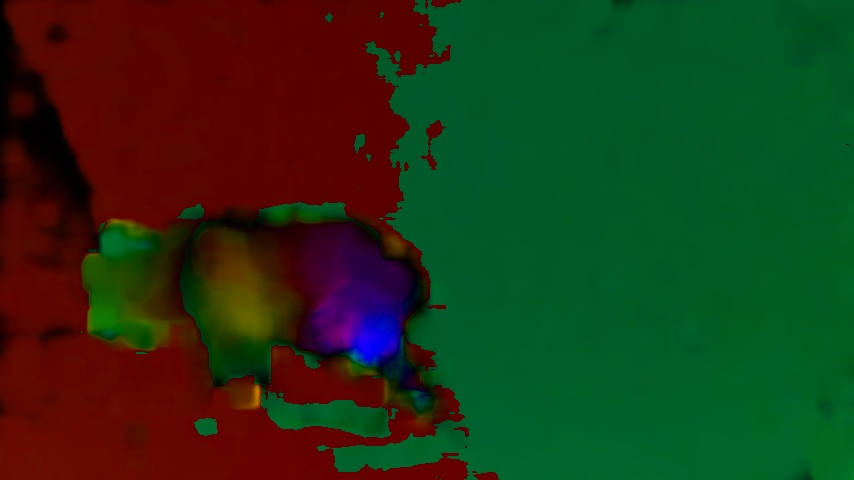
#> input picture Images/bear_00005.jpg, 854 x 480 px, given as the content of the folder ../DAVIS/JPEGImages/480p/kite-walk/, which was not available
$ python littleTest.py
#> lines starting #> are read from the running program, lines starting #| are printed output that depends on the picture


import cv2 as cv
import numpy as np
import argparse
import os

# params for ShiTomasi corner detection

K = 300
maxCorners = max([K, 1]);
qualityLevel = 0.1
minDistance = 25
blockSize = 3
gradientSize = 3
useHarrisDetector = False
k = 0.04

feature_params = dict( maxCorners = maxCorners,
                       qualityLevel = qualityLevel,
                       minDistance = minDistance,
                       blockSize = blockSize,
                       gradientSize=gradientSize,
                       useHarrisDetector=useHarrisDetector,
                       k=k)

# Parameters for lucas kanade optical flow
lk_params = dict( winSize  = (15,15),
                  maxLevel = 2,
                  criteria = (cv.TERM_CRITERIA_EPS | cv.TERM_CRITERIA_COUNT, 10, 0.03))

# Create some random colors
color = np.random.randint(0,255,(100,3))


# Take first frame and find corners in it
PATH = "../DAVIS/JPEGImages/480p/kite-walk/"

elements = os.listdir(PATH)

# sort frames
elements=sorted(elements)


# ret, old_frame = cap.read()
old_frame=cv.imread(PATH+elements[0])
#> old_frame is the input picture: shape (480, 854, 3); mean B, G, R 23.3, 54.1, 35
old_gray = cv.cvtColor(old_frame, cv.COLOR_BGR2GRAY)
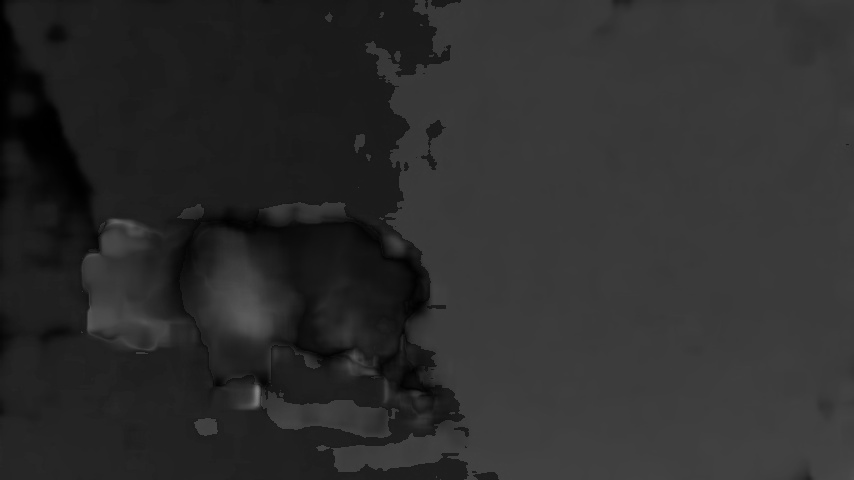
#> old_gray: shape (480, 854); min 0, max 134, mean 44.8

kernel = np.ones((3, 3), np.float32) / 9

# old_gray = cv.filter2D(old_gray, -1, kernel)

# Create a mask image for drawing purposes
# mask = np.zeros_like(old_frame)

bckrmv1 = cv.createBackgroundSubtractorKNN()
bckrmv2 = cv.createBackgroundSubtractorMOG2()

for i, names in enumerate(elements):

    if i==0:
        continue

    # old_gray = cv.filter2D(old_gray, -1, kernel)
    p0 = cv.goodFeaturesToTrack(old_gray, mask = None, **feature_params)

    # ret,frame = cap.read()
    frame=cv.imread(PATH+names)
    frame_gray = cv.cvtColor(frame, cv.COLOR_BGR2GRAY)


    # calculate optical flow

    p1, st, err = cv.calcOpticalFlowPyrLK(old_gray, frame_gray, p0, None, **lk_params)
    # Select good points
    good_new = p1[st==1]
    good_old = p0[st==1]
    H,_=cv.findHomography(good_old,good_new,cv.RANSAC)
    # print(H)
    height, width, channels = frame.shape
    img_est = cv.warpPerspective(old_gray,H,(width,height))
    img=cv.absdiff(frame_gray,img_est)
    # H = cv::findHomography( corners_prev, corners, cv::RANSAC );

    """
    # draw the tracks
    for i,(new,old) in enumerate(zip(good_new, good_old)):
        a,b = new.ravel()
        c,d = old.ravel()
        mask = cv.line(mask, (a,b),(c,d), color[i].tolist(), 2)
        frame = cv.circle(frame,(a,b),5,color[i].tolist(),-1)
    img = cv.add(frame,mask)
    """

    kernel_a = np.ones((3,3))
    kernel_b = np.ones((5,5))

    # img = np.ones((img.shape))*(img > 10)
    img = cv.dilate(img, kernel_a, iterations=2)
    #
    # cv.imshow('frameb', img)
    #
    img = cv.erode(img, kernel_b, iterations=2)
    img = cv.dilate(img, kernel_a, iterations=2)

    # [7 lines of commented-out code are left out]

    cv.imshow('frame',img)
    # img=cv.medianBlur(img,3)
    # img = cv.edgePreservingFilter(img)*3

    fgMask = bckrmv1.apply(frame)
    fgMask = cv.bitwise_and(frame,frame,mask = fgMask)
    img=np.ones((img.shape),dtype=np.uint8)*(img>20)
    fgMask = cv.bitwise_and(fgMask,fgMask,mask = img )


    # [10 lines of commented-out code are left out]
    cv.imshow('frame2',fgMask)
    k = cv.waitKey() & 0xff
    if k == 27:
         break

    # Now update the previous frame and previous points
    old_gray = frame_gray.copy()
    p0 = good_new.reshape(-1,1,2)


"""
cv::goodFeaturesToTrack( prev_img_,
corners_prev,
maxCorners,
qualityLevel,
minDistance,
cv::Mat(),
blockSize,
/*gradientSize,*/
useHarrisDetector,
k );

/// Local motion estimation (DOUBT: is it bi-directional?)
cv::calcOpticalFlowPyrLK(prev_img_, img, corners_prev, corners, status, err, cv::Size(15,15), 2, criteria);
/// Global motion estimation

H = cv::Mat::zeros( img.rows, img.cols, img.type() );
// Get the Perspective Transform Matrix i.e. H
H = cv::findHomography( corners_prev, corners, cv::RANSAC );

// Compute background substracted image

cv::warpPerspective(prev_img_, img_estimated, H, img_estimated.size());
cv::absdiff(img, img_estimated, E_img);
"""

$ run again, on Images/bear_00009.jpg
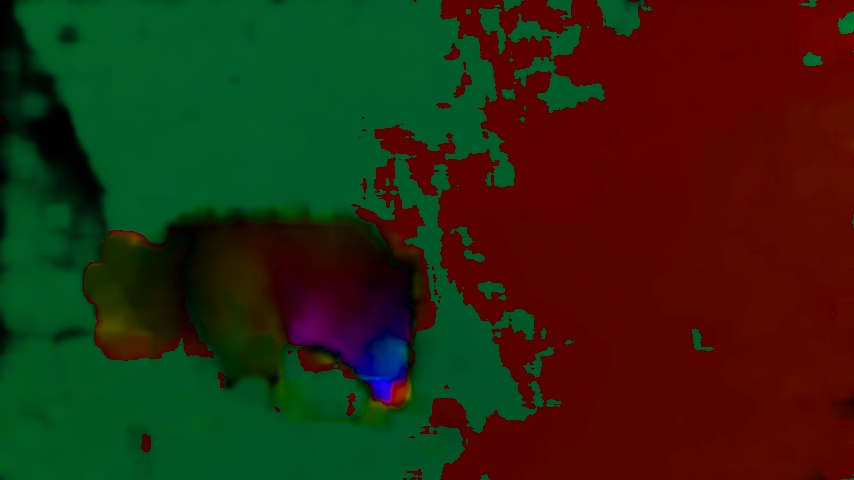
#> input picture Images/bear_00009.jpg, 854 x 480 px, given as the content of the folder ../DAVIS/JPEGImages/480p/kite-walk/, which was not available
#> old_frame is the input picture: shape (480, 854, 3); mean B, G, R 17, 40.6, 43.6
#> `old_gray = cv.cvtColor(old_frame, cv.COLOR_BGR2GRAY)`:
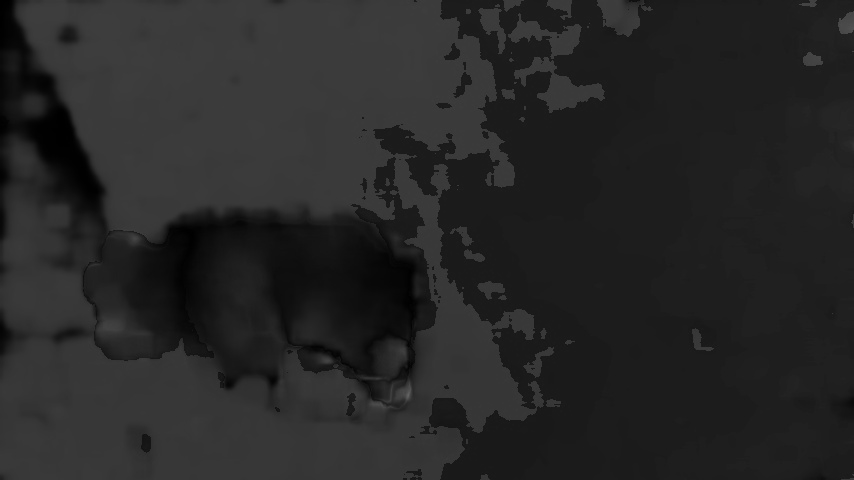
#> old_gray: shape (480, 854); min 0, max 99, mean 38.8

$ run again, on Images/bear_00013.jpg
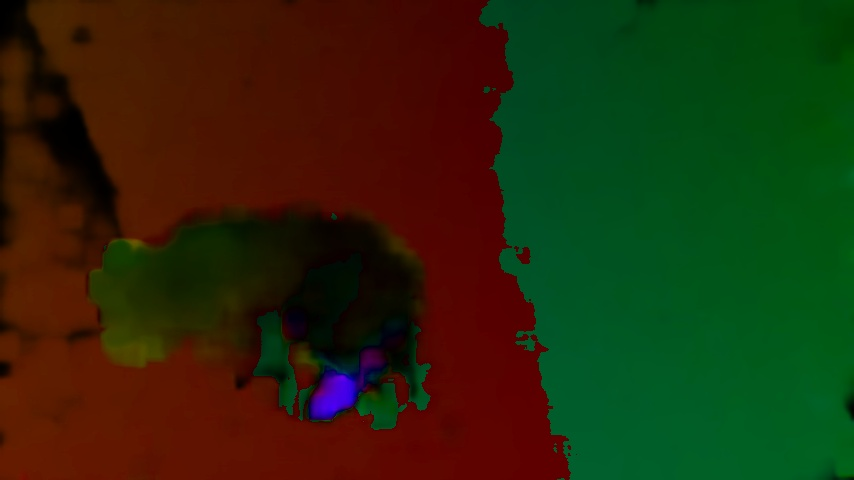
#> input picture Images/bear_00013.jpg, 854 x 480 px, given as the content of the folder ../DAVIS/JPEGImages/480p/kite-walk/, which was not available
#> old_frame is the input picture: shape (480, 854, 3); mean B, G, R 11.8, 42.6, 39.9
#> `old_gray = cv.cvtColor(old_frame, cv.COLOR_BGR2GRAY)`:
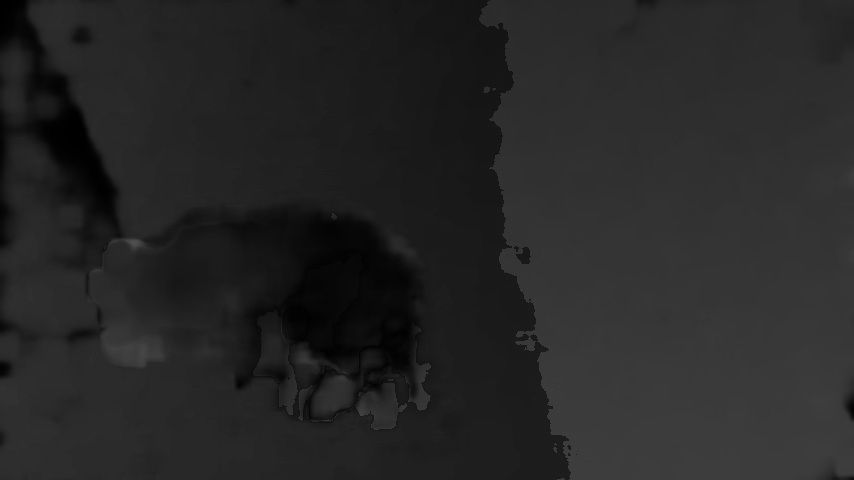
#> old_gray: shape (480, 854); min 0, max 80, mean 38.3
